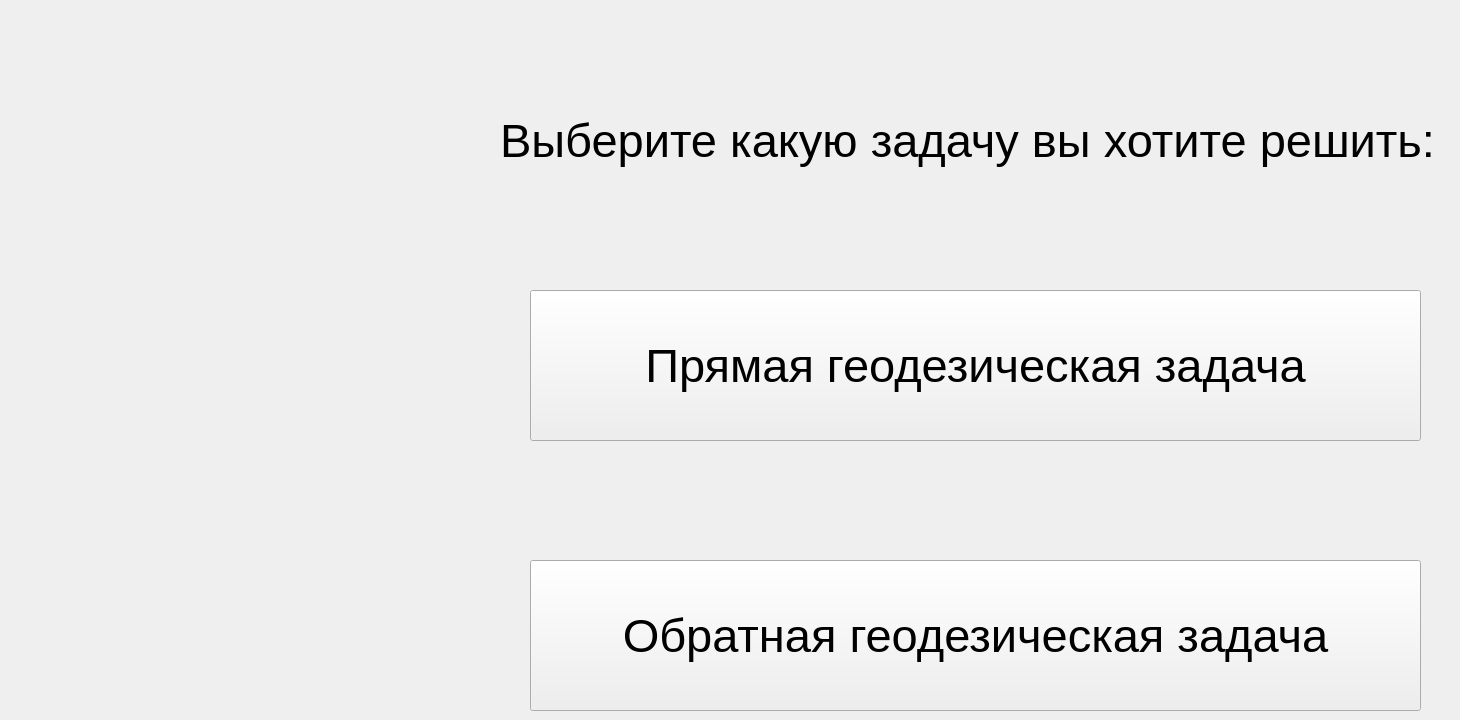
      <widget class="QWidget" name="MenuWidget">
       <widget class="QPushButton" name="pushButton_DirectTask">
        <property name="geometry">
         <rect>
          <x>530</x>
          <y>290</y>
          <width>891</width>
          <height>151</height>
         </rect>
        </property>
        <property name="font">
         <font>
          <pointsize>35</pointsize>
         </font>
        </property>
        <property name="text">
         <string>Прямая геодезическая задача</string>
        </property>
       </widget>
       <widget class="QPushButton" name="pushButton_ReverseTask">
        <property name="geometry">
         <rect>
          <x>530</x>
          <y>560</y>
          <width>891</width>
          <height>151</height>
         </rect>
        </property>
        <property name="font">
         <font>
          <pointsize>35</pointsize>
         </font>
        </property>
        <property name="text">
         <string>Обратная геодезическая задача</string>
        </property>
       </widget>
       <widget class="QLabel" name="label_Menu">
        <property name="geometry">
         <rect>
          <x>500</x>
          <y>100</y>
          <width>951</width>
          <height>81</height>
         </rect>
        </property>
        <property name="font">
         <font>
          <pointsize>35</pointsize>
         </font>
        </property>
        <property name="text">
         <string>Выберите какую задачу вы хотите решить:</string>
        </property>
       </widget>
      </widget>
